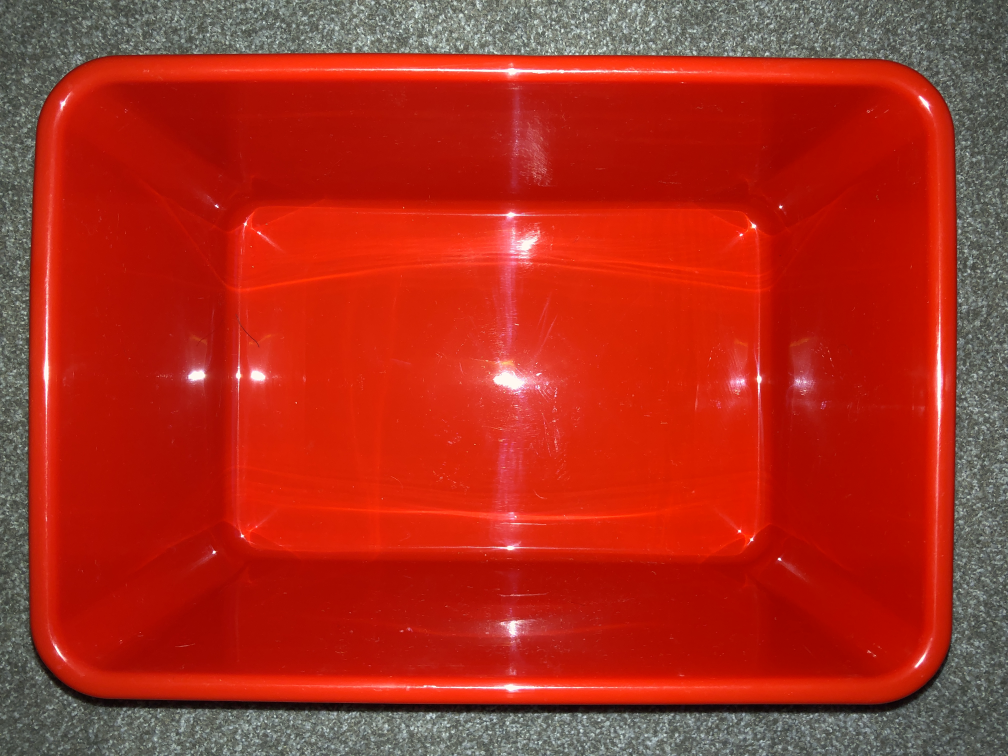
#> input picture test_sample/test11.JPG, 4032 x 3024 px (shown at 1/4 size); its folder holds only this picture in this run
$ python l2b_sift_test.py   (older library calls are emulated)
#> lines starting #> are read from the running program, lines starting #| are printed output that depends on the picture; after the words box and inside, x2 and y2 are one past the last pixel; in counts of white or black regions, pixels touching at a corner belong together
### src/alden_cv2_functions.py
import json
from collections import Counter
from matplotlib import pyplot as plt
import cv2 as cv2
import numpy as np

# Function that returns an array of groundtruth labels for an image. Used in determining true and false positives
# [97 lines left out: functions get_groundtruth_labels, removeElements, match_found_to_groundtruth, patch_selector, calc_histograms, show_convex_hull_bin, not called in this run]

def generate_bin_mask(img):
    hsv = cv2.cvtColor(img, cv2.COLOR_BGR2HSV)
    lowerGreen = np.array([50, 0, 0])
    upperGreen = np.array([76, 255, 255])
    objmaskGreen = cv2.inRange(hsv, lowerGreen, upperGreen)
    kernel_5 = np.ones((5, 5), np.uint8)
    kernel_9 = np.ones((9,9), np.uint8)
    kernel_21 = np.ones((21,21), np.uint8)
    objmaskGreen = cv2.erode(objmaskGreen, kernel_9, iterations = 1)
    objmaskGreen = cv2.morphologyEx(objmaskGreen, cv2.MORPH_CLOSE, kernel=kernel_5)
    objmaskGreen = cv2.morphologyEx(objmaskGreen, cv2.MORPH_DILATE, kernel=kernel_5)
    im2, contours, hierarchy = cv2.findContours(objmaskGreen, cv2.RETR_TREE, cv2.CHAIN_APPROX_SIMPLE)
    hull = []
    for i in range(len(contours)):
        hull.append(cv2.convexHull(contours[i], False))
    for i in range(len(hull)):
        cv2.fillPoly(objmaskGreen, pts = [hull[i]], color = (255,255,255))
    # Now Erode to Get Rid of Corners
    objmaskGreen = cv2.erode(objmaskGreen, kernel_21, iterations = 1)
    return objmaskGreen

### src/l2b_sift_test.py
# l2b_sift_experiment.py
# Takes library of SIFT descriptors by loading numpy arrays and matches them to bin images
# Notre Dame Computer Vision 2 Term Project
#   Author: Alden Kane

import cv2 as cv2
import os
import numpy as np
import sys
import time
from alden_cv2_functions import get_groundtruth_labels, removeElements, match_found_to_groundtruth, generate_bin_mask

#######################################
# Section 1: Declare Globals
#######################################

# Get Time
start_time = time.time()

TRAIN_OBJECT_SAMPLES = 9
CLASS_NAMES = ['Paintbrush', 'Spray_Sunscreen', 'Rub_Sunscreen', 'Dice_Container', 'Tape', 'Cetaphil', 'Sunglasses', 'Pillbottle', 'Fuzzy', 'Marker', 'Frisbee']
DESCRIPTOR_FILES = []
RES_SCALE_BIN = 0.6
PATH_TO_TEST_JPGS = '../test_sample'
PATH_TO_TEST_JSON = '../collection/mobi_test_json'
LOWE_THRESHOLD = 0.6
IGNORE_THRESHOLD = 2

# Assemble List of Descriptor Files
for i, obj in enumerate(CLASS_NAMES):
    file_to_load = '../sift_descriptor_library/' + str(TRAIN_OBJECT_SAMPLES) + os.path.sep + str(TRAIN_OBJECT_SAMPLES) + '_' + str(CLASS_NAMES[i]) + '_' + 'SIFT_DESC.npy'
    DESCRIPTOR_FILES.append(file_to_load)

# Globals for Experimental Analysis
POSITIVES = 0

#######################################
# Section 2: Initiate SIFT and FLANN Matchers
#######################################

sift = cv2.xfeatures2d.SIFT_create(contrastThreshold = 0.06, edgeThreshold = 10)
FLANN_INDEX_KDTREE = 1
index_params = dict(algorithm = FLANN_INDEX_KDTREE, trees = 5)
search_params = dict(checks = 50)
flann = cv2.FlannBasedMatcher(index_params, search_params)

#######################################
# Section 3: Iterate through Test Database
#######################################

# Iterate Through Test Database
for item in os.listdir(PATH_TO_TEST_JPGS):
    if item.endswith('.JPG'):
        # Set path to image, read it w/ opencv
        path_to_im = os.path.join(PATH_TO_TEST_JPGS, item)
        image_color = cv2.imread(str(path_to_im))
#> image_color is the input picture: shape (3024, 4032, 3); mean B, G, R 30.2, 44.9, 174.5
        image_color = cv2.resize(image_color, (0,0), fx = RES_SCALE_BIN, fy = RES_SCALE_BIN)
#> image_color: shape (1814, 2419, 3)
        image = cv2.cvtColor(image_color, cv2.COLOR_BGR2GRAY)
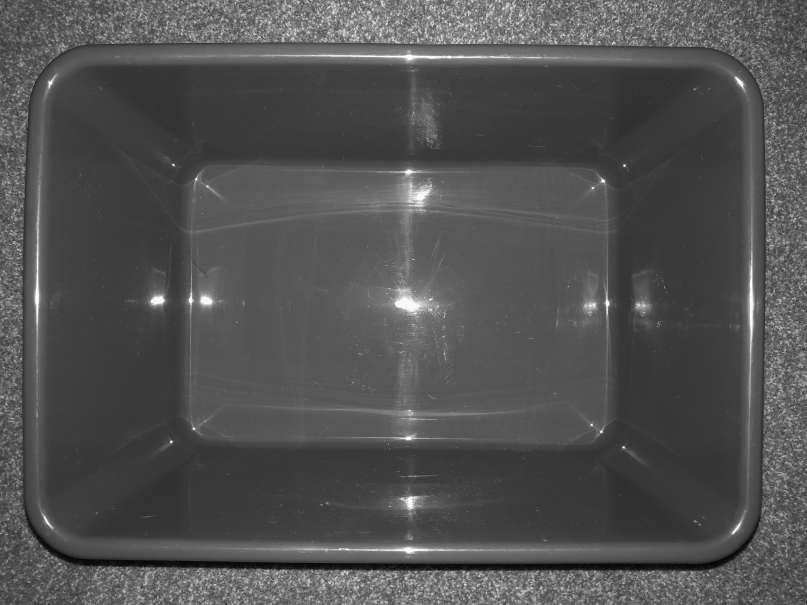
#> image: shape (1814, 2419) (shown at 1/3 size); min 2, max 254, mean 81.9
        bin_mask = generate_bin_mask(image_color)
#> in generate_bin_mask, `hsv = cv2.cvtColor(img, cv2.COLOR_BGR2HSV)`: hsv: shape (1814, 2419, 3); mean H, S, V 16.8, 194.6, 175.7
#> in generate_bin_mask, `objmaskGreen = cv2.inRange(hsv, lowerGreen, upperGreen)`:
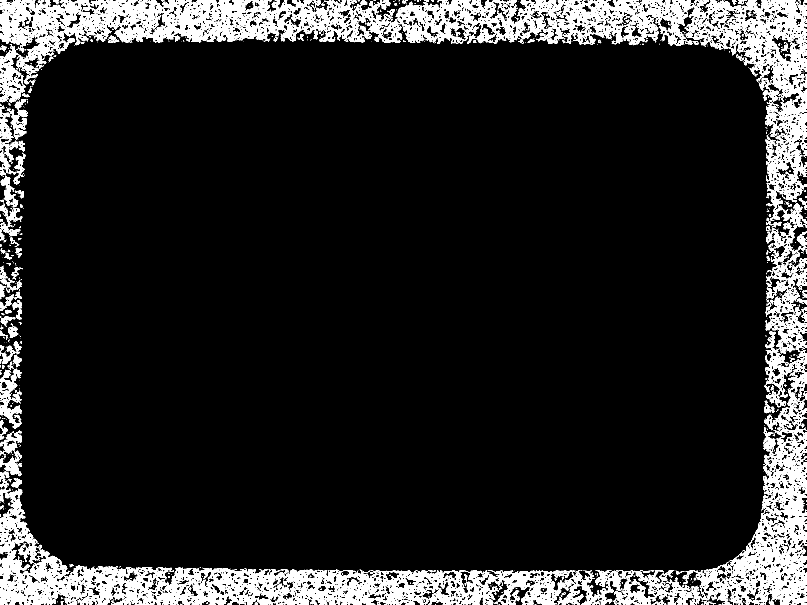
#> objmaskGreen: shape (1814, 2419) (shown at 1/3 size); 11.3% white; 1837 white regions (1573 under 20 px), largest, box (x1, y1, x2, y2) and area: (0, 0, 2419, 682) 210981, (0, 1648, 1752, 1814) 115997, (2072, 774, 2419, 1814) 82192
#> in generate_bin_mask, `objmaskGreen = cv2.erode(objmaskGreen, kernel_9, iterations = 1)`:
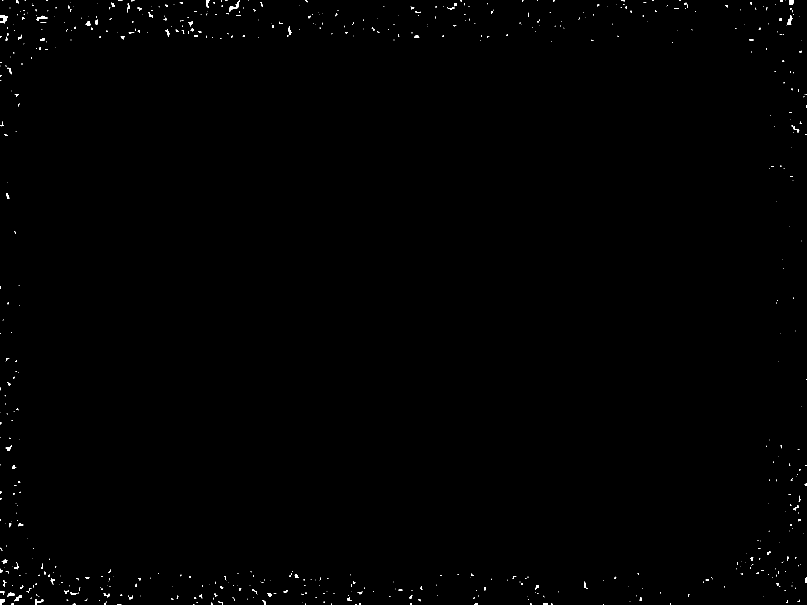
#> objmaskGreen: shape (1814, 2419) (shown at 1/3 size); 0.24% white; 645 white regions (501 under 20 px), largest, box (x1, y1, x2, y2) and area: (0, 45, 22, 71) 285, (687, 0, 720, 35) 245, (2361, 47, 2378, 74) 201
#> in generate_bin_mask, `objmaskGreen = cv2.morphologyEx(objmaskGreen, cv2.MORPH_DILATE, kernel..`:
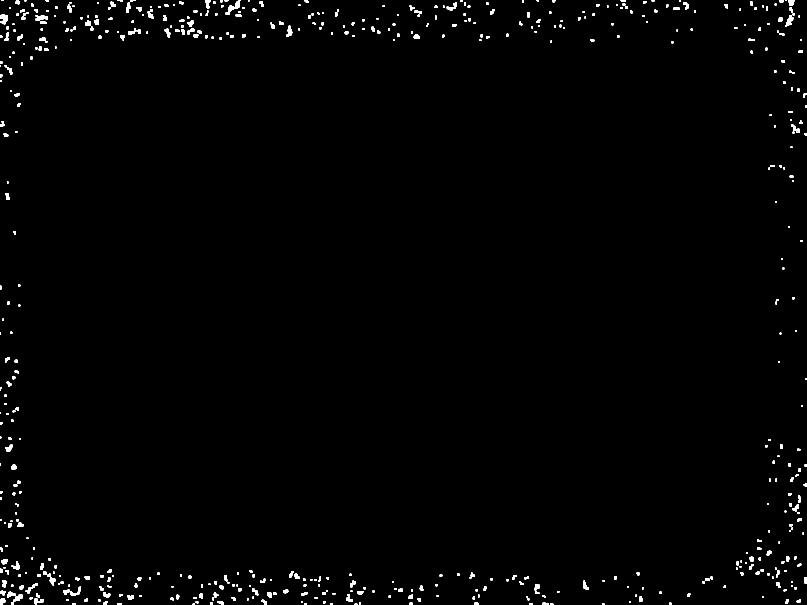
#> objmaskGreen: shape (1814, 2419) (shown at 1/3 size); 0.97% white; 571 white regions (4 under 20 px)
#> in generate_bin_mask, `im2, contours, hierarchy = cv2.findContours(objmaskGreen, cv2.RETR_TRE..`: contours = 571 contours, 79 with area under 20; largest, box (x1, y1, x2, y2) and area: (685, 0, 722, 37) 476, (0, 43, 24, 73) 450, (2356, 45, 2380, 80) 375, (106, 45, 144, 63) 360, (40, 1783, 68, 1806) 307
#> after the loop in generate_bin_mask, `for i in range(len(contours)):`: hull = 571 contours, 79 with area under 20; largest, box (x1, y1, x2, y2) and area: (685, 0, 722, 37) 746, (0, 43, 24, 73) 575, (106, 45, 144, 63) 526, (2356, 45, 2380, 80) 516, (1340, 7, 1371, 31) 465
#> after the loop in generate_bin_mask, `for i in range(len(hull)):`:
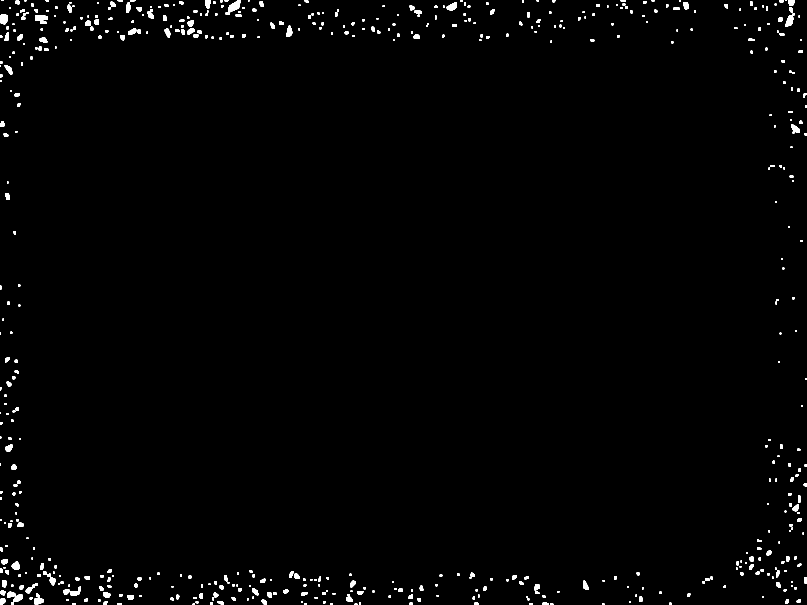
#> objmaskGreen: shape (1814, 2419) (shown at 1/3 size); 1.1% white; 570 white regions (4 under 20 px), largest, box (x1, y1, x2, y2) and area: (685, 0, 722, 37) 800, (0, 43, 24, 73) 618, (106, 45, 144, 63) 574
#> in generate_bin_mask, `objmaskGreen = cv2.erode(objmaskGreen, kernel_21, iterations = 1)`:
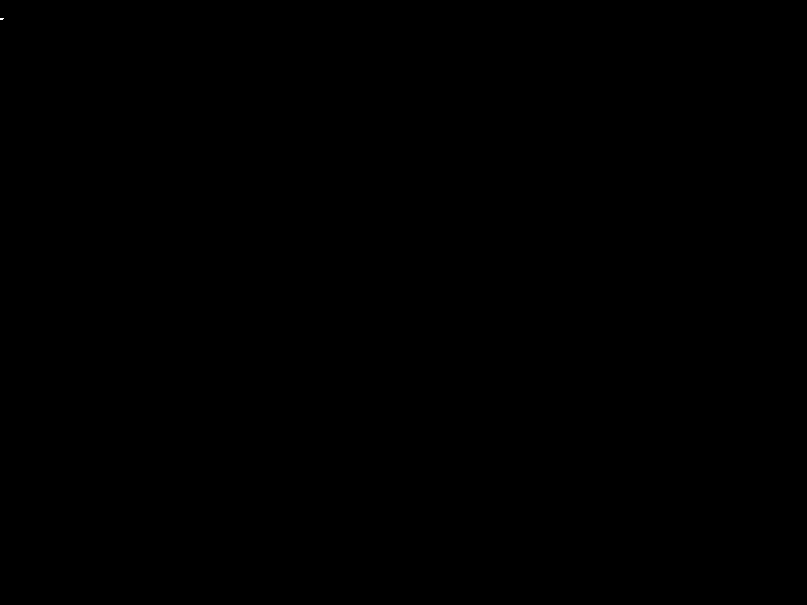
#> objmaskGreen: shape (1814, 2419) (shown at 1/3 size); 0% white; 1 white region, box (x1, y1, x2, y2) and area: (0, 55, 11, 59) 39
        # Get bin kpts and descriptors using sift
        bin_kpts, bin_desc = sift.detectAndCompute(image, mask = None)
#> bin_kpts = 12570 keypoints; strongest (x, y, size): (1873, 497, 4.8), (1871, 1342, 4.8), (514, 1325, 5.1), (473, 901, 26.2)
        # Create List to Store Found Items In
        found_items = []

        #######################################
        # Section 4: Iterate through SIFT Descriptor Libraries and Perform Matching
        ##33#####################################
        for i,lib in enumerate(DESCRIPTOR_FILES):
#> (the run stopped early here; a loop or call above may not have finished)
